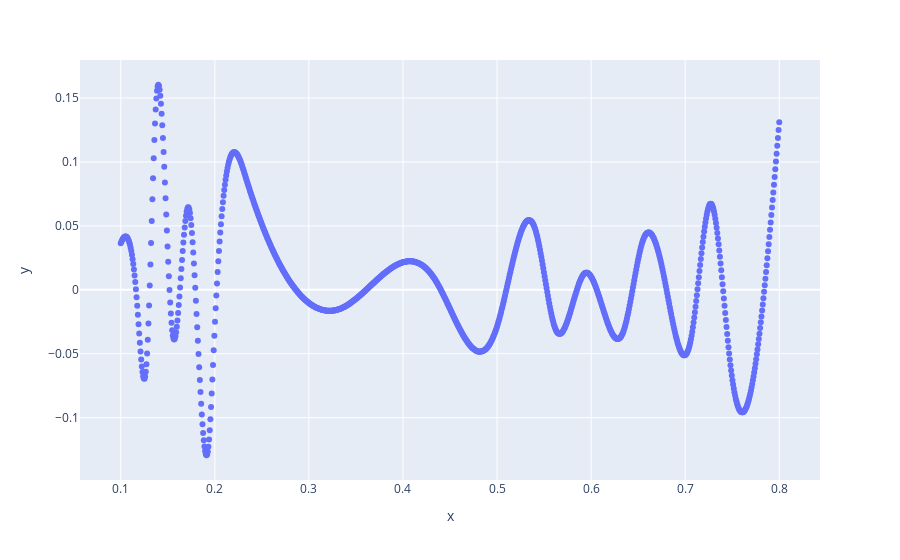

The code cell stored with this chart in its notebook:
### Code cell
px.scatter(x=xplot, y=Pspline_plot- SCPspline_plot)

### Figure 1 — Plotly figure (JSON) as saved in the notebook; plotly's stock layout.template omitted (floating-point values rounded to 4 significant figures; data arrays with more than 128 entries replaced by an {"elided": "..."} marker saying what was removed)
{"data": [{"hovertemplate": "x=%{x}<br>y=%{y}<extra></extra>", "legendgroup": "", "marker": {"color": "#636efa", "symbol": "circle"}, "mode": "markers", "name": "", "orientation": "v", "showlegend": false, "type": "scatter", "x": {"elided": "1000 float values"}, "xaxis": "x", "y": {"elided": "1000 float values"}, "yaxis": "y"}], "layout": {"autosize": true, "legend": {"tracegroupgap": 0}, "margin": {"t": 60}, "xaxis": {"anchor": "y", "autorange": true, "domain": [0, 1], "range": [0.05792, 0.8421], "title": {"text": "x"}, "type": "linear"}, "yaxis": {"anchor": "x", "autorange": true, "domain": [0, 1], "range": [-0.15, 0.1809], "title": {"text": "y"}, "type": "linear"}}}
